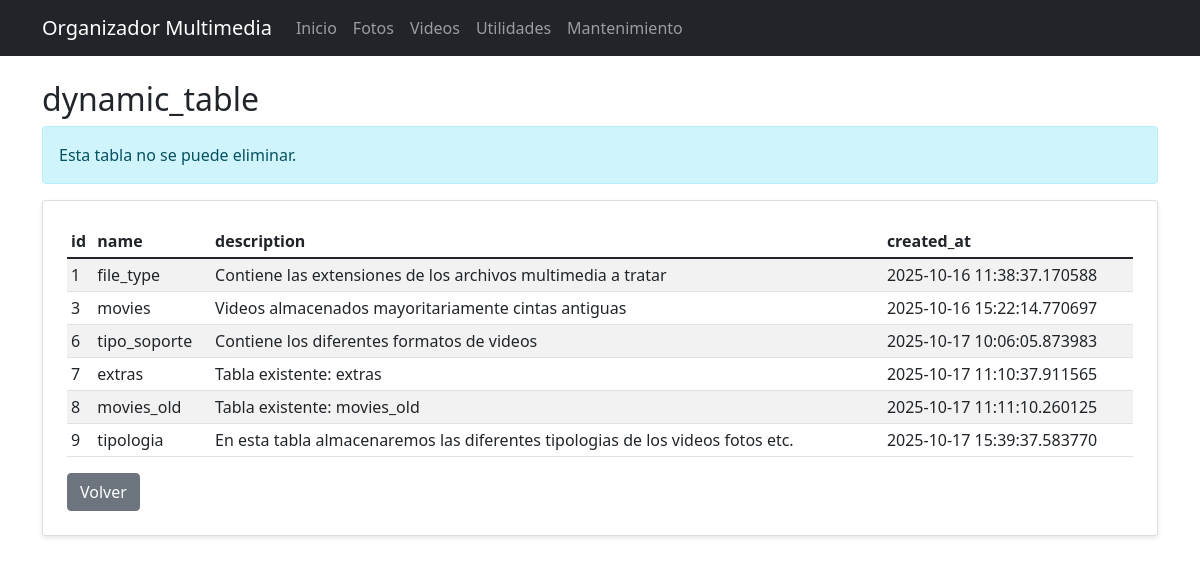
The app's page /maintenance/table/dynamic_table, older data.
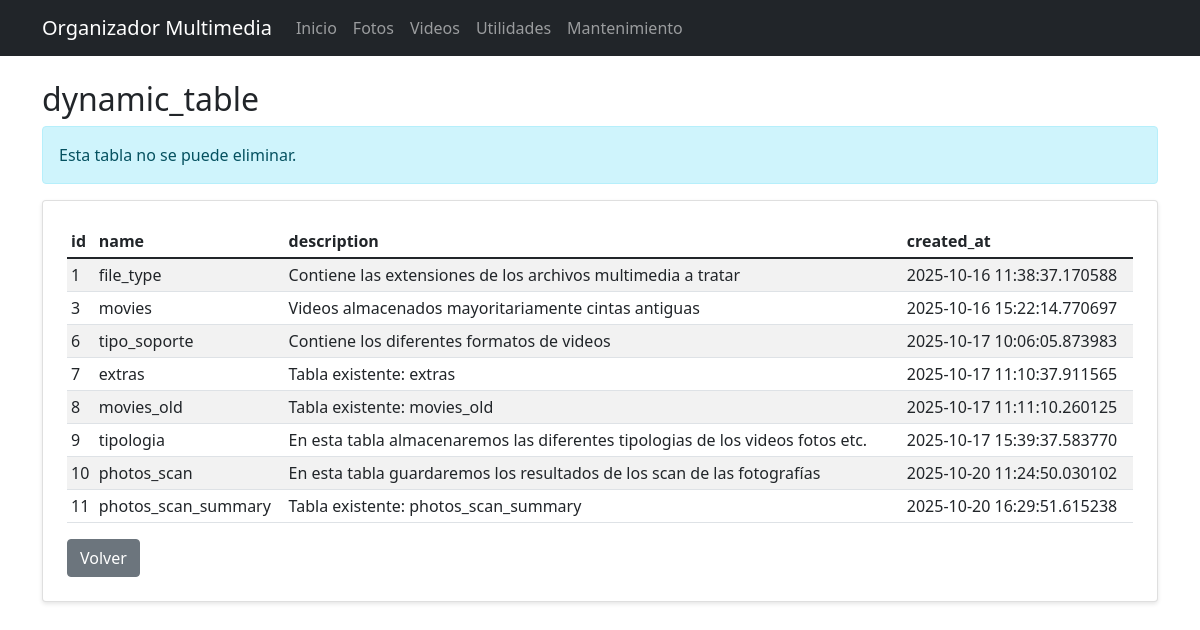
The same page, newer data.
### app/models/database.py (models this page shows, shortened)
class DynamicTable(db.Model):
    id = db.Column(db.Integer, primary_key=True)
    name = db.Column(db.String(50), unique=True, nullable=False)
    description = db.Column(db.String(200))
    created_at = db.Column(db.DateTime, default=datetime.utcnow)
    fields = db.relationship('TableField', backref='table', lazy=True, cascade='all, delete-orphan')

### app/routes/maintenance.py (the view)
@bp.route('/table/<string:table_name>')
def view_table(table_name: str):
    engine = db.engine
    inspector = inspect(engine)
    if table_name not in inspector.get_table_names():
        flash(f'La tabla "{table_name}" no existe.', 'error')
        return redirect(url_for('maintenance.index'))
    with engine.connect() as conn:
        columns = [col['name'] for col in inspector.get_columns(table_name)]
        result = conn.execute(text(f'SELECT * FROM "{table_name}" LIMIT 500'))
        rows = result.fetchall()
    actions = _resolve_table_actions(table_name)
    return render_template('maintenance/table_view.html', table_name=table_name, columns=columns, rows=rows, can_drop=actions['can_drop'])

### app/routes/maintenance.py (called while the page is built, shortened)
def _resolve_table_actions(table_name: str) -> dict:
    system_tables = {'sqlite_sequence', 'dynamic_table', 'table_field'}
    if table_name in system_tables:
        return {
            'has_action': True,
            'label': 'Ver',
            'url': url_for('maintenance.view_table', table_name=table_name),
            'can_drop': False
        }

### app/templates/maintenance/table_view.html (shortened to what this page needs)
{% extends "base.html" %}
{% block content %}
<div class="row">
    <div class="col-md-12">
    <h2>{{ table_name }}</h2>
    {% if not can_drop %}
    <div class="alert alert-info">Esta tabla no se puede eliminar.</div>
    {% endif %}
        <div class="card">
            <div class="card-body">
                <div class="table-responsive">
                    <table class="table table-striped table-sm align-middle">
                        <thead>
                            <tr>
                                {% for column in columns %}
                                <th>{{ column }}</th>
                                {% endfor %}
                            </tr>
                        </thead>
                        <tbody>
                            {% if rows %}
                                {% for row in rows %}
                                <tr>
                                    {% for value in row %}
                                    <td>{{ value }}</td>
                                    {% endfor %}
                                </tr>
                                {% endfor %}
                            {% else %}
                                <tr>
                                    <td colspan="{{ columns|length }}" class="text-center text-muted">No hay registros.</td>
                                </tr>
                            {% endif %}
                        </tbody>
                    </table>
                </div>
                <a href="{{ url_for('maintenance.index') }}" class="btn btn-secondary">Volver</a>
            </div>
        </div>
    </div>
</div>
{% endblock %}

Row changes from the older to the newer data that the page shows:
added DynamicTable: row "10", name "photos_scan", description "En esta tabla guardaremos los resultados de los scan de las fotografías", created_at "2025-10-20 11:24:50.030102"
added DynamicTable: row "11", name "photos_scan_summary", description "Tabla existente: photos_scan_summary", created_at "2025-10-20 16:29:51.615238"
